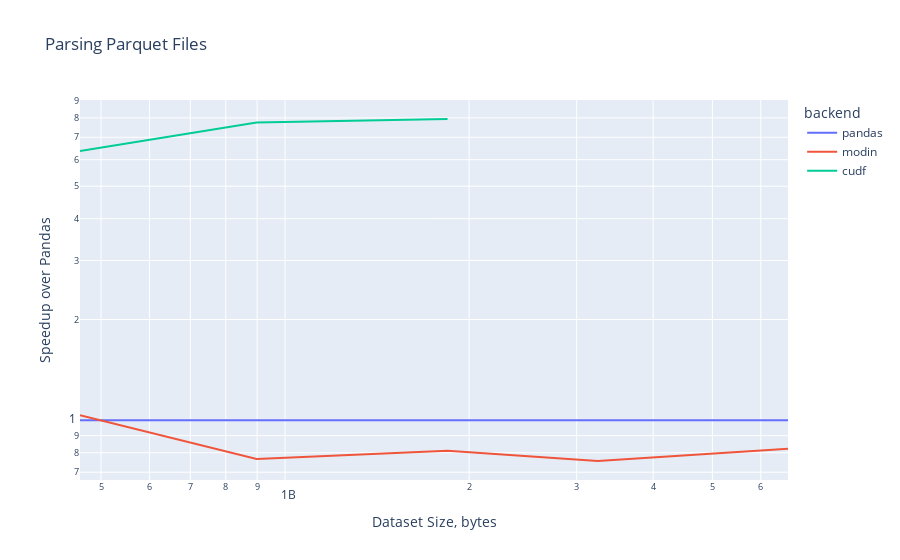
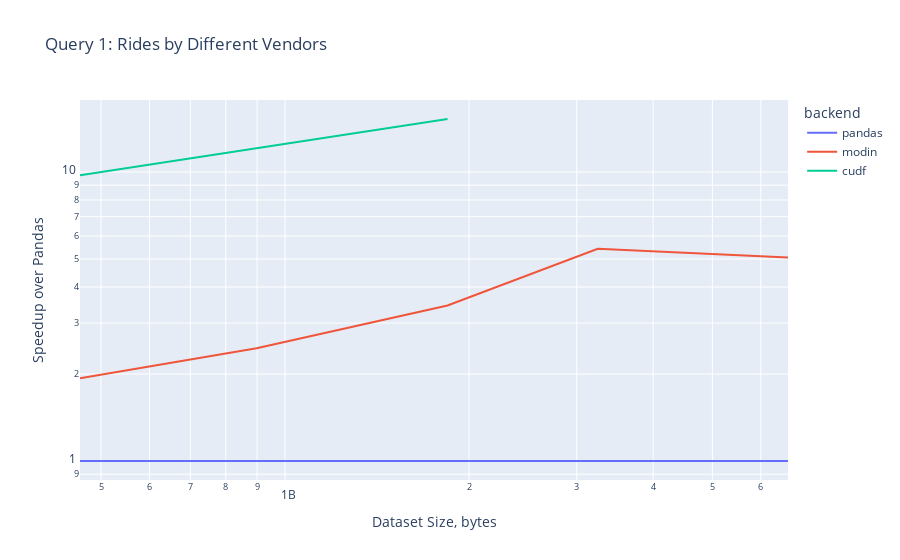
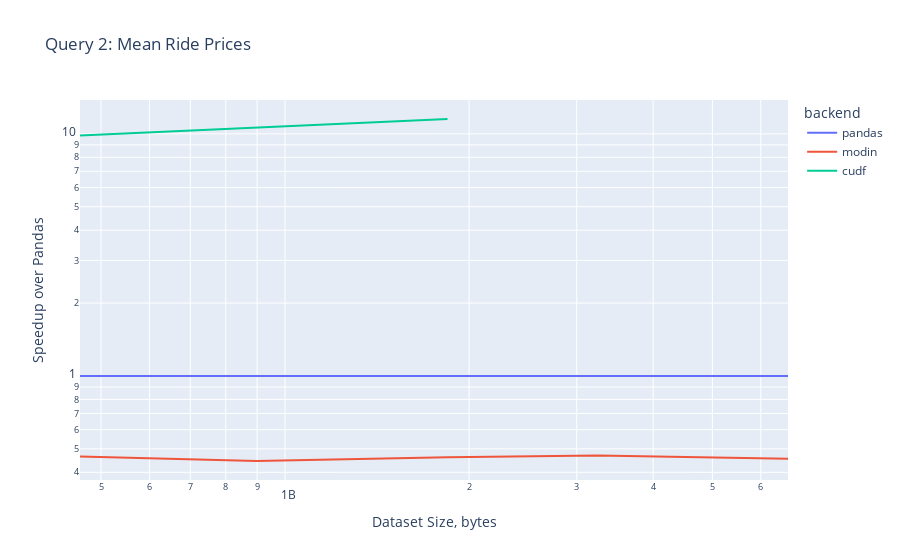
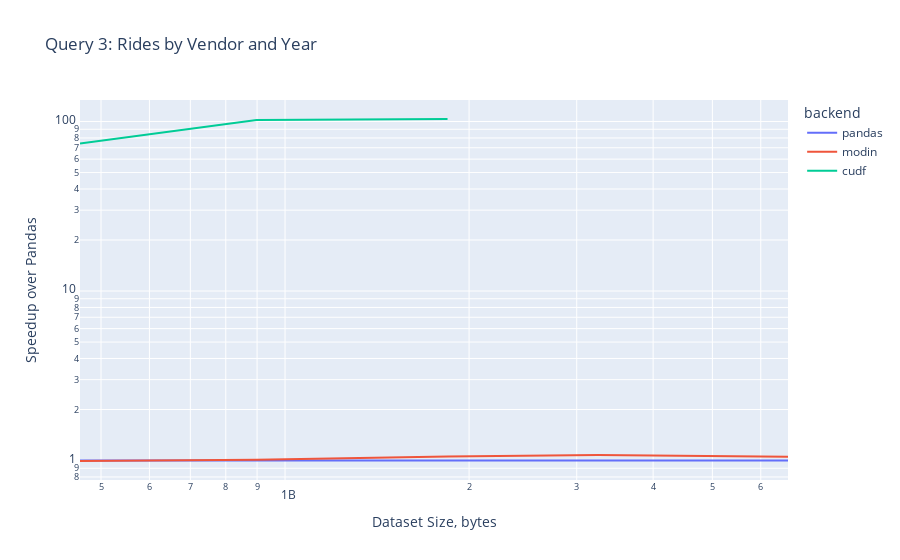

Source (notebook cell) for these figures, in order:
### Code cell
for workload, workload_name in zip(workloads, workloads_names):

    # For every workload generate a performance chart
    speedups_dfs = []
    baselines = filtered(benches, operation=workload, backend=backend_names[0])['mean_duration'].to_numpy()
    for backend in backend_names:
        measurements = filtered(benches, operation=workload, backend=backend)['mean_duration'].to_numpy()
        shortest_len = min(len(baselines), len(measurements))
        speedups = baselines[:shortest_len] / measurements[:shortest_len]
        df = pd.DataFrame({
            'Speedup over Pandas': speedups.copy(),
            'Dataset Size, bytes': sizes[:shortest_len],
            'backend': [backend]*shortest_len,
        })
        speedups_dfs.append(df)

    speedups_df = pd.concat(speedups_dfs, ignore_index=True)
    fig = px.line(speedups_df, 
        x='Dataset Size, bytes', 
        y='Speedup over Pandas', 
        color='backend', 
        title=workload_name, 
        log_y=True,
        log_x=True,
    )
    fig.show()
    fig.write_image('results/chart_' + workload + '.svg')

    # For every workload, print a table
    # best_cpu = filtered(benches, operation=workload, backend='NumPy on MKL')['mean_duration'].to_numpy()
    # best_gpu = filtered(benches, operation=workload, backend='CuPy +CUB+TCs+TF32')['mean_duration'].to_numpy()
    # speedups = best_cpu / best_gpu
    # speedups = ['{0:.1f}x'.format(x) for x in speedups]
    # speedups = ' | '.join(speedups)

### Figure 1 — Plotly figure (JSON) as saved in the notebook; plotly's stock layout.template omitted (floating-point values rounded to 4 significant figures)
{"data": [{"hovertemplate": "backend=pandas<br>Dataset Size, bytes=%{x}<br>Speedup over Pandas=%{y}<extra></extra>", "legendgroup": "pandas", "line": {"color": "#636efa", "dash": "solid"}, "marker": {"symbol": "circle"}, "mode": "lines", "name": "pandas", "orientation": "v", "showlegend": true, "type": "scatter", "x": [461966527, 898372196, 1844082176, 3247136293, 6648173847], "xaxis": "x", "y": [1, 1, 1, 1, 1], "yaxis": "y"}, {"hovertemplate": "backend=modin<br>Dataset Size, bytes=%{x}<br>Speedup over Pandas=%{y}<extra></extra>", "legendgroup": "modin", "line": {"color": "#EF553B", "dash": "solid"}, "marker": {"symbol": "circle"}, "mode": "lines", "name": "modin", "orientation": "v", "showlegend": true, "type": "scatter", "x": [461966527, 898372196, 1844082176, 3247136293, 6648173847], "xaxis": "x", "y": [1.035, 0.7668, 0.8106, 0.756, 0.8221], "yaxis": "y"}, {"hovertemplate": "backend=cudf<br>Dataset Size, bytes=%{x}<br>Speedup over Pandas=%{y}<extra></extra>", "legendgroup": "cudf", "line": {"color": "#00cc96", "dash": "solid"}, "marker": {"symbol": "circle"}, "mode": "lines", "name": "cudf", "orientation": "v", "showlegend": true, "type": "scatter", "x": [461966527, 898372196, 1844082176], "xaxis": "x", "y": [6.371, 7.749, 7.938], "yaxis": "y"}], "layout": {"legend": {"title": {"text": "backend"}, "tracegroupgap": 0}, "title": {"text": "Parsing Parquet Files"}, "xaxis": {"anchor": "y", "domain": [0, 1], "title": {"text": "Dataset Size, bytes"}, "type": "log"}, "yaxis": {"anchor": "x", "domain": [0, 1], "title": {"text": "Speedup over Pandas"}, "type": "log"}}}

### Figure 2 — Plotly figure (JSON) as saved in the notebook; plotly's stock layout.template omitted (floating-point values rounded to 4 significant figures)
{"data": [{"hovertemplate": "backend=pandas<br>Dataset Size, bytes=%{x}<br>Speedup over Pandas=%{y}<extra></extra>", "legendgroup": "pandas", "line": {"color": "#636efa", "dash": "solid"}, "marker": {"symbol": "circle"}, "mode": "lines", "name": "pandas", "orientation": "v", "showlegend": true, "type": "scatter", "x": [461966527, 898372196, 1844082176, 3247136293, 6648173847], "xaxis": "x", "y": [1, 1, 1, 1, 1], "yaxis": "y"}, {"hovertemplate": "backend=modin<br>Dataset Size, bytes=%{x}<br>Speedup over Pandas=%{y}<extra></extra>", "legendgroup": "modin", "line": {"color": "#EF553B", "dash": "solid"}, "marker": {"symbol": "circle"}, "mode": "lines", "name": "modin", "orientation": "v", "showlegend": true, "type": "scatter", "x": [461966527, 898372196, 1844082176, 3247136293, 6648173847], "xaxis": "x", "y": [1.933, 2.456, 3.452, 5.423, 5.063], "yaxis": "y"}, {"hovertemplate": "backend=cudf<br>Dataset Size, bytes=%{x}<br>Speedup over Pandas=%{y}<extra></extra>", "legendgroup": "cudf", "line": {"color": "#00cc96", "dash": "solid"}, "marker": {"symbol": "circle"}, "mode": "lines", "name": "cudf", "orientation": "v", "showlegend": true, "type": "scatter", "x": [461966527, 898372196, 1844082176], "xaxis": "x", "y": [9.731, 12.08, 15.25], "yaxis": "y"}], "layout": {"legend": {"title": {"text": "backend"}, "tracegroupgap": 0}, "title": {"text": "Query 1: Rides by Different Vendors"}, "xaxis": {"anchor": "y", "domain": [0, 1], "title": {"text": "Dataset Size, bytes"}, "type": "log"}, "yaxis": {"anchor": "x", "domain": [0, 1], "title": {"text": "Speedup over Pandas"}, "type": "log"}}}

### Figure 3 — Plotly figure (JSON) as saved in the notebook; plotly's stock layout.template omitted (floating-point values rounded to 4 significant figures)
{"data": [{"hovertemplate": "backend=pandas<br>Dataset Size, bytes=%{x}<br>Speedup over Pandas=%{y}<extra></extra>", "legendgroup": "pandas", "line": {"color": "#636efa", "dash": "solid"}, "marker": {"symbol": "circle"}, "mode": "lines", "name": "pandas", "orientation": "v", "showlegend": true, "type": "scatter", "x": [461966527, 898372196, 1844082176, 3247136293, 6648173847], "xaxis": "x", "y": [1, 1, 1, 1, 1], "yaxis": "y"}, {"hovertemplate": "backend=modin<br>Dataset Size, bytes=%{x}<br>Speedup over Pandas=%{y}<extra></extra>", "legendgroup": "modin", "line": {"color": "#EF553B", "dash": "solid"}, "marker": {"symbol": "circle"}, "mode": "lines", "name": "modin", "orientation": "v", "showlegend": true, "type": "scatter", "x": [461966527, 898372196, 1844082176, 3247136293, 6648173847], "xaxis": "x", "y": [0.465, 0.4454, 0.4617, 0.4691, 0.4545], "yaxis": "y"}, {"hovertemplate": "backend=cudf<br>Dataset Size, bytes=%{x}<br>Speedup over Pandas=%{y}<extra></extra>", "legendgroup": "cudf", "line": {"color": "#00cc96", "dash": "solid"}, "marker": {"symbol": "circle"}, "mode": "lines", "name": "cudf", "orientation": "v", "showlegend": true, "type": "scatter", "x": [461966527, 898372196, 1844082176], "xaxis": "x", "y": [9.842, 10.62, 11.52], "yaxis": "y"}], "layout": {"legend": {"title": {"text": "backend"}, "tracegroupgap": 0}, "title": {"text": "Query 2: Mean Ride Prices"}, "xaxis": {"anchor": "y", "domain": [0, 1], "title": {"text": "Dataset Size, bytes"}, "type": "log"}, "yaxis": {"anchor": "x", "domain": [0, 1], "title": {"text": "Speedup over Pandas"}, "type": "log"}}}

### Figure 4 — Plotly figure (JSON) as saved in the notebook; plotly's stock layout.template omitted (floating-point values rounded to 4 significant figures)
{"data": [{"hovertemplate": "backend=pandas<br>Dataset Size, bytes=%{x}<br>Speedup over Pandas=%{y}<extra></extra>", "legendgroup": "pandas", "line": {"color": "#636efa", "dash": "solid"}, "marker": {"symbol": "circle"}, "mode": "lines", "name": "pandas", "orientation": "v", "showlegend": true, "type": "scatter", "x": [461966527, 898372196, 1844082176, 3247136293, 6648173847], "xaxis": "x", "y": [1, 1, 1, 1, 1], "yaxis": "y"}, {"hovertemplate": "backend=modin<br>Dataset Size, bytes=%{x}<br>Speedup over Pandas=%{y}<extra></extra>", "legendgroup": "modin", "line": {"color": "#EF553B", "dash": "solid"}, "marker": {"symbol": "circle"}, "mode": "lines", "name": "modin", "orientation": "v", "showlegend": true, "type": "scatter", "x": [461966527, 898372196, 1844082176, 3247136293, 6648173847], "xaxis": "x", "y": [0.9936, 1.01, 1.057, 1.079, 1.052], "yaxis": "y"}, {"hovertemplate": "backend=cudf<br>Dataset Size, bytes=%{x}<br>Speedup over Pandas=%{y}<extra></extra>", "legendgroup": "cudf", "line": {"color": "#00cc96", "dash": "solid"}, "marker": {"symbol": "circle"}, "mode": "lines", "name": "cudf", "orientation": "v", "showlegend": true, "type": "scatter", "x": [461966527, 898372196, 1844082176], "xaxis": "x", "y": [74.23, 102.2, 103.5], "yaxis": "y"}], "layout": {"legend": {"title": {"text": "backend"}, "tracegroupgap": 0}, "title": {"text": "Query 3: Rides by Vendor and Year"}, "xaxis": {"anchor": "y", "domain": [0, 1], "title": {"text": "Dataset Size, bytes"}, "type": "log"}, "yaxis": {"anchor": "x", "domain": [0, 1], "title": {"text": "Speedup over Pandas"}, "type": "log"}}}
